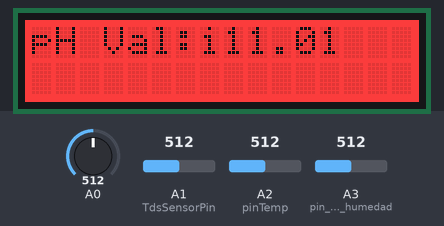
This sketch was run on a simulated Arduino Uno, built with avr-gcc and run on an emulated ATmega328P. Parts: 16×2 character LCD. The test bench sets the inputs (shaded band); at power-on: A0 = 512, A1 (TdsSensorPin) = 512, A2 (pinTemp) = 512, A3 (pin_sensor_humedad) = 512. What the sketch prints to the serial monitor is not drawn.

Above: at 2.2 s.
2.3 s: A0 set to 716
At 4.7 s:
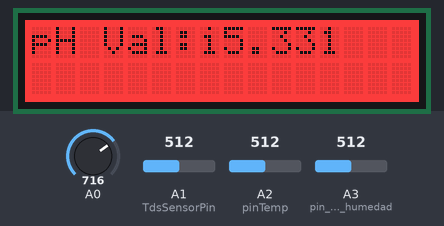
5.2 s: A0 set to 810
At 6.7 s:
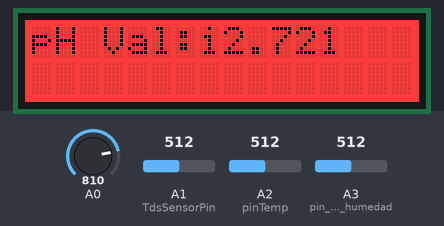
7.5 s: A0 set to 790
At 9.8 s:
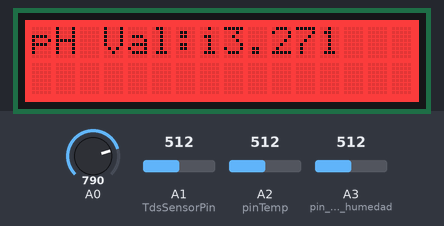
Timing chart, 0 to 11.3 s (numbered marks = the images above; inputs shaded):
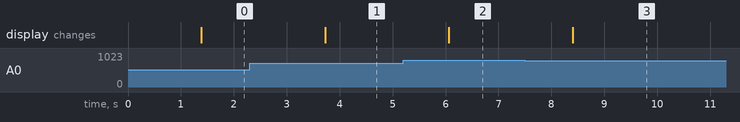

Measured:
- after the input at 2.3 s, the display: changes after 1.4 s (image 1)
- after the input at 5.2 s, the display: changes after 0.86 s (image 2)
- after the input at 7.5 s, the display: changes after 0.90 s (image 3)

The sketch:

proyecto_hidroponia_humedad_tds.ino
```cpp
#include <Wire.h>
#include "rgb_lcd.h"

rgb_lcd lcd;  //configuracion del LCD RGB
const int colorR = 255;
const int colorG = 0;
const int colorB = 0;
const int pinTemp = 2;//pin de sensor de temperatura
const int B = 3975; //constante del sensor de temperatura
float valor_temperatura=0;

int pin_sensor_humedad=3;
//variables del sensor ph
float calibration_value = 21.34+3.92; //se añade el segundo valor como ajuste
int phval = 0;
unsigned long int avgval;
int buffer_arr[10],temp;
float val_ph=0;

//Sensor conductividad
#define TdsSensorPin A1
#define VREF 5.0              //  Referencia analogica de 5 V(Volt) del ADC
#define SCOUNT  30            // suma de muestras
int analogBuffer[SCOUNT];     // arreglo para almacenar los valores analogicos de ADC
int analogBufferTemp[SCOUNT];
int analogBufferIndex = 0;
int copyIndex = 0;

float averageVoltage = 0;
float tdsValue = 0;
float temperature = 16;       // temperatura de compensación

// algoritmo de filtro de mediana
int getMedianNum(int bArray[], int iFilterLen){
  int bTab[iFilterLen];
  for (byte i = 0; i<iFilterLen; i++)
  bTab[i] = bArray[i];
  int i, j, bTemp;
  for (j = 0; j < iFilterLen - 1; j++) {
    for (i = 0; i < iFilterLen - j - 1; i++) {
      if (bTab[i] > bTab[i + 1]) {
        bTemp = bTab[i];
        bTab[i] = bTab[i + 1];
        bTab[i + 1] = bTemp;
      }
    }
  }
  if ((iFilterLen & 1) > 0){
    bTemp = bTab[(iFilterLen - 1) / 2];
  }
  else {
    bTemp = (bTab[iFilterLen / 2] + bTab[iFilterLen / 2 - 1]) / 2;
  }
  return bTemp;
}


void setup() {

lcd.begin(16, 2);

    lcd.setRGB(colorR, colorG, colorB);


    lcd.print("Bienvenido");delay(1000);
    Serial.begin(9600);
    pinMode(TdsSensorPin,INPUT);

}

void loop() {

int humedad=analogRead(pin_sensor_humedad);
funcion_tds();
funcion_ph();
temperatura();
//Serial.print("valor del ph:");
//Serial.println(val_ph);
//Serial.println(humedad);//nivel del agua
//Serial.print("valor del tds:");
//Serial.println(tdsValue);
//Serial.print("la temperatura es: ");
//Serial.println(valor_temperatura);
//estructura del envio al puerto serie
//ph,humedad,tds,temperatura
Serial.print(val_ph);Serial.print(",");Serial.print(humedad);
Serial.print(",");Serial.print(tdsValue);Serial.print(",");Serial.println(valor_temperatura);
delay(1000);


}

float funcion_tds(){
  static unsigned long analogSampleTimepoint = millis();
  if(millis()-analogSampleTimepoint > 40U){     //sensa cada 40 mili segundos el ADC
    analogSampleTimepoint = millis();
    analogBuffer[analogBufferIndex] = analogRead(TdsSensorPin);    //lee el valor analogico y lo almacena en el buffer
    analogBufferIndex++;
    if(analogBufferIndex == SCOUNT){
      analogBufferIndex = 0;
    }
  }

  static unsigned long printTimepoint = millis();
  if(millis()-printTimepoint > 800U){
    printTimepoint = millis();
    for(copyIndex=0; copyIndex<SCOUNT; copyIndex++){
      analogBufferTemp[copyIndex] = analogBuffer[copyIndex];

      //Lees el valor analogico mas estable por el filtro de mediana convierte a volts
      averageVoltage = getMedianNum(analogBufferTemp,SCOUNT) * (float)VREF / 1024.0;

      // compensa por temperatura formula: fFinalResult(25^C) = fFinalResult(current)/(1.0+0.02*(fTP-25.0));
      float compensationCoefficient = 1.0+0.02*(temperature-25.0);
      //compensacion por temperatura
      float compensationVoltage=averageVoltage/compensationCoefficient;

      //voltage a valalor del tds
      tdsValue=(133.42*compensationVoltage*compensationVoltage*compensationVoltage - 255.86*compensationVoltage*compensationVoltage + 857.39*compensationVoltage)*0.5;
     // conductividad=tdsValue;
      //Serial.print("voltage:");
      //Serial.print(averageVoltage,2);
      //Serial.print("V   ");
     // Serial.print("TDS Value:");
     // Serial.print(tdsValue,0);
    //  Serial.println("ppm");
    }
  }
}

float funcion_ph() {
 for(int i=0;i<10;i++)
 {
 buffer_arr[i]=analogRead(A0);
 delay(30);
 }
 for(int i=0;i<9;i++)
 {
 for(int j=i+1;j<10;j++)
 {
 if(buffer_arr[i]>buffer_arr[j])
 {
 temp=buffer_arr[i];
 buffer_arr[i]=buffer_arr[j];
 buffer_arr[j]=temp;
 }
 }
 }
 avgval=0;
 for(int i=2;i<8;i++)
 avgval+=buffer_arr[i];
 float volt=(float)avgval*5.0/1024/6;
 float ph_act = -5.70 * volt + calibration_value;
 lcd.setCursor(0, 0);
 lcd.print("pH Val:");
 lcd.setCursor(8, 0);
 lcd.print(ph_act);
 delay(1000);
 return val_ph=ph_act;
}

float temperatura(){
  int val = analogRead(pinTemp);
  float resistance = (float)(1023-val)*10000/val;
valor_temperatura = 1/(log(resistance/10000)/B+1/298.15)-273.15;
//return valor_temperatura=valor_temperatura;
}
```
